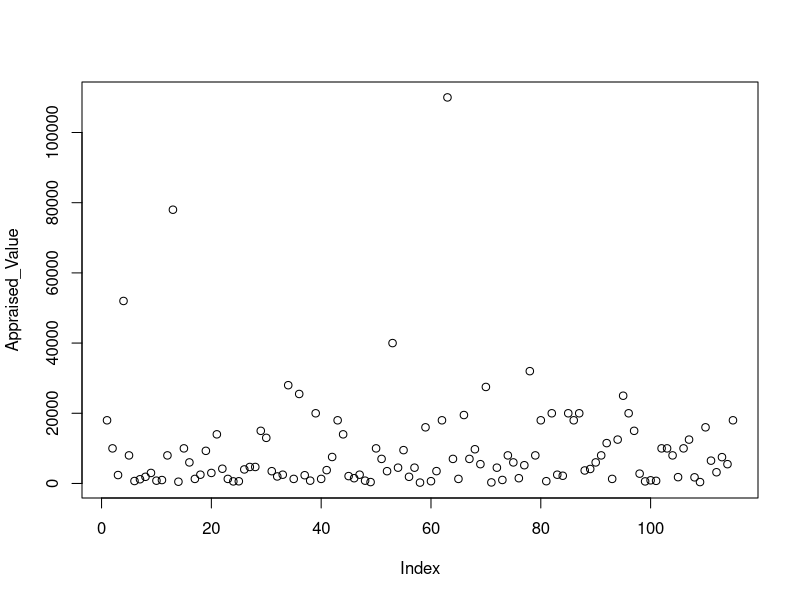

Reproduce this figure in R. (Note: this script raises an error after producing the figure.)
# Plotting

options(scipen = 100, digits = 4)
plotdata <- read.csv("Datasets/nSQLExtract.csv", header = T, sep = ",")

attach(plotdata)
View(plotdata)
# Plot appraised value only
plot(Appraised_Value)

# Bar graph of condition
data.class(Condition)
plot(Condition)

# Box plot of condition by Appraised Value
plot(Condition, Appraised_Value)

# Plotting a scatterplot
plot(plotdata)
pairs(plotdata[,c("Artist_No", "Appraised_Value", "Category_No", "Condition")])

# Distribution comparison plots
qqnorm(Appraised_Value)
qqline(Appraised_Value)

# Histogram
hist(Appraised_Value)
hist(Appraised_Value, nclass = 3)

# Dot chart
dotchart(mtcars$mpg, labels = row.names(mtcars), cex=.7)

# Plotting arguments
plot(Appraised_Value, type = "o", 
     main = "Plot of Appraised Value",
     xlab = "Art ID", 
     ylab = "Appraised Value")

# The par() function
par()
opar <- par()
par(col.lab = "red")
plot(Appraised_Value, type = "o", 
     main = "Plot of Appraised Value",
     xlab = "Art ID", 
     ylab = "Appraised Value")
par(opar)

# Text size
plot(Appraised_Value, type = "o", 
     main = "Plot of Appraised Value",
     xlab = "Art ID", 
     ylab = "Appraised Value",
     cex = 2.0,
     cex.main = 0.75)

# Line types
plot(Appraised_Value, type = "o", 
     main = "Plot of Appraised Value",
     xlab = "Art ID", 
     ylab = "Appraised Value",
     lty = 2,
     lwd = 2)

# Colors
plot(Appraised_Value, type = "o", 
     main = "Plot of Appraised Value",
     xlab = "Art ID", 
     ylab = "Appraised Value",
     col=28)

# Fonts
plot(1:10, 1:10, type="n")
windowsFonts(
  A = windowsFont("Arial Black"),
  B = windowsFont("Bookman Old Style"),
  C = windowsFont("Comic Sans Ms"),
  D = windowsFont("Symbol")
)
text(3, 3, "Hello World Default")
text(4, 4, family = "A", "Hello World from Arial Black")
text(5, 5, family = "B", "Hello World from Bookman Old Style")
text(6, 6, family = "C", "Hello World from Comic Sans Ms")
text(7, 7, family = "D", "Hello World from Symbol")

# Margins and legends
attach(mtcars)
boxplot(mpg ~ cyl, main = "Milage by Car Weight", yaxt = "n",
        xlab = "Milage",
        horizontal = T,
        col = terrain.colors(3))
legend("topright", 
       inset = .05,
       title = "Number of Cylinders",
       c("4", "6", "8"),
       fill = terrain.colors(3),
       horiz = T)

# Combining plots
attach(mtcars)
par(mfrow = c(2,2))
plot(wt, mpg, main = "Scatterplot of wt vs. mpg")
plot(wt, disp, main = "Scatterplot of wt vs. disp")
hist(wt, main = "Histogram of wt")
boxplot(wt, main = "Boxplot of wt")

# Kernel density plots

# Kernel density plots for mpg
# grouped by number of gears (indicated by color)
library(ggplot2)
qplot(mpg, data = mtcars,
      geom = "density",
      fill = as.factor(gear),
      alpha = I(.5),
      main = "Distribution of Gas Mileage",
      xlab = "Miles Per Gallon",
      ylab = "Density")

# Scatterplot using ggplot
?qplot
# Scatterplot of mpg vs. hp for each combination of gears and cylinders
# in each facet, transmission type is represented by shape and color
qplot(hp, 
      mpg, 
      data = mtcars,
      shape = as.factor(am),
      color = am,
      facets = gear~cyl,
      size = I(3),
      xlab = "Horsepower",
      ylab = "Miles Per Gallon")

qplot(wt, mpg, data = mtcars)
qplot(wt, mpg, data = mtcars, color = cyl)
qplot(wt, mpg, data = mtcars, size = cyl)
qplot(wt, mpg, data = mtcars, facets = cyl)

# Line plots
# Separate regressions of mpg on weight for each number of cylinders
qplot(wt, 
      mpg, 
      data = mtcars,
      geom = c("point", "smooth"),
      color = as.factor(cyl),
      main = "Regression of MPG on Weight",
      xlab = "Weight",
      ylab = "Miles Per Gallon")

qplot(wt, 
      mpg, 
      data = mtcars,
      color = as.factor(cyl),
      main = "Regression of MPG on Weight",
      xlab = "Weight",
      ylab = "Miles Per Gallon")

qplot(wt, 
      mpg, 
      data = mtcars,
      geom = c("smooth"),
      color = as.factor(cyl),
      main = "Regression of MPG on Weight",
      xlab = "Weight",
      ylab = "Miles Per Gallon")

# Box plots
# Observations (points) are overlayed and jittered
qplot(gear, 
      mpg, 
      data = mtcars,
      geom = c("boxplot", "jitter"),
      fill = as.factor(gear),
      main = "Mileage by Gear Number",
      xlab = "",
      ylab = "Miles Per Gallon")

# statmethods.net